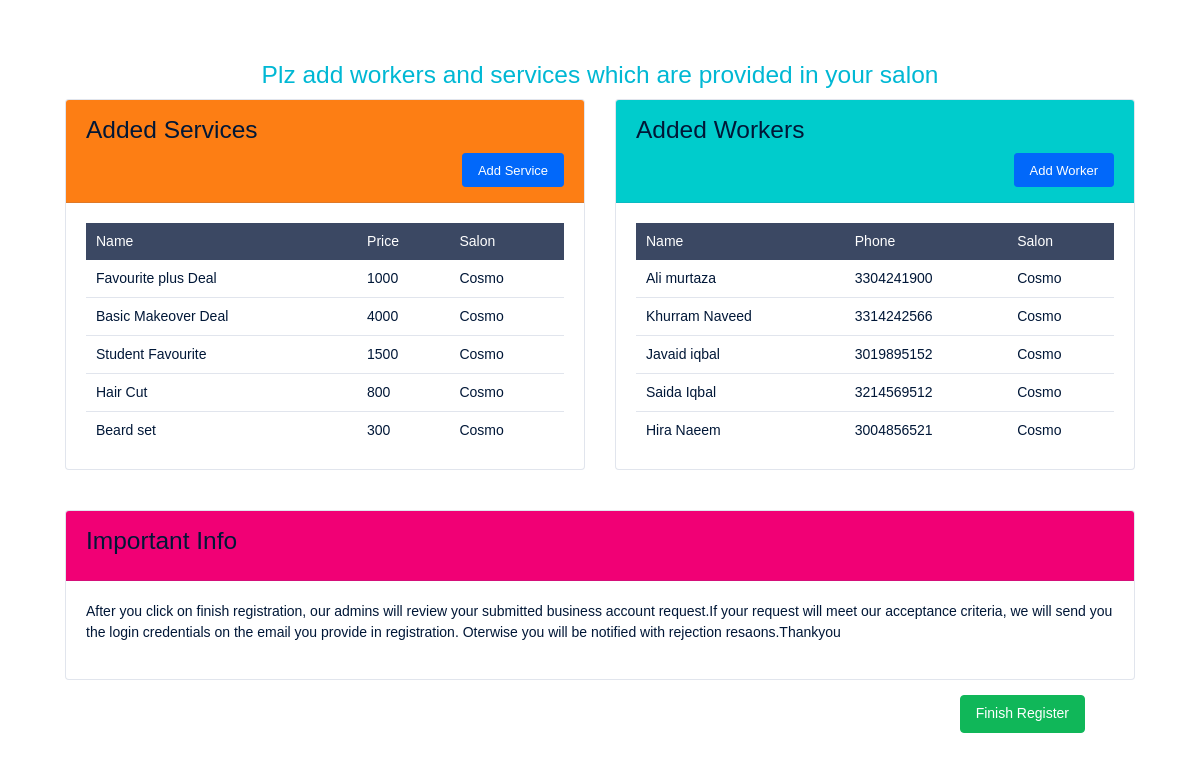
Screenshot of /workers&serivices/16 with the database file from the repository.
### salons/models.py (models this page shows, shortened)
class Service(models.Model):
    salon = models.ForeignKey(Salon,null=True,blank=True,on_delete=models.CASCADE)
    service_name = models.CharField(max_length=200,null=True)
    price = models.IntegerField(null=True)
    discount = models.IntegerField(null=True,blank=True)
    product_image= models.ImageField(upload_to='service/',null=True,blank=True)

class Salon(models.Model):
    HOME = 'home service'
    SHOP = 'shop'
    BOTH = 'both'
    PENDING ='pending'
    APPROVED = 'approved'
    service_category =[
        (HOME,'Home Service'),
        (SHOP,'Shop'),
        (BOTH,'Both')
    ]
    status_choices =[
        (PENDING,'Pending'),
        (APPROVED,'Approved')
    ]
    user = models.OneToOneField(User,null=True,on_delete=models.CASCADE)
    shop_name = models.CharField(max_length=200,null=True)
    phone = models.CharField(max_length=200, null=True)
    email = models.CharField(max_length=200, null=True)
    no_of_workers = models.IntegerField(null=True)
    serivice_type = models.CharField(max_length=100,null=True,choices=service_category)
    address = models.CharField(null=True,max_length=100,blank=True)
    status = models.CharField(max_length=100,null=True,choices=status_choices)
    thumbnail = models.ImageField(upload_to='SalonImages/',null=True,blank=True)
    def __str__(self):
        return self.shop_name

class SalonWorker(models.Model):
    BUSY = 'busy'
    AVAILABLE = 'available'
    worker_choices =[
        (BUSY,'busy'),
        (AVAILABLE,'available'),
    ]
    salon = models.ForeignKey(Salon,null=True,blank=True,on_delete=models.CASCADE)
    worker_name = models.CharField(max_length=200,null=True)
    worker_contact = models.IntegerField(null=True)
    worker_status = models.CharField(max_length=200,null=True,choices=worker_choices)

### salons/views.py (the view)
# urls.py: path('workers&serivices/<int:id>', views.workers_services, name='all_sw'),
def workers_services(request,id):
    salon = Salon.objects.get(id=id)
    all_workers = SalonWorker.objects.filter(salon=salon)
    all_services = Service.objects.filter(salon=salon)
    context={'all_workers':all_workers,'s_id':id,'all_services':all_services}
    return render(request,'pages/workers_serivces.html',context)

### salons/templates/pages/workers_serivces.html (shortened to what this page needs)
{% load static %} {% load crispy_forms_tags %}
<!DOCTYPE html>
<html lang="en">
  <head>
    <link
      href="{% static '/lib/@fortawesome/fontawesome-free/css/all.min.css' %}"
      rel="stylesheet"
    />
    <link
      href="{% static '/lib/ionicons/css/ionicons.min.css' %}"
      rel="stylesheet"
    />
    <link rel="stylesheet" href="{% static '/css/dashforge.css' %}" />
    <link rel="stylesheet" href="{% static '/css/dashforge.auth.css' %}" />
  </head>
  <body>
    <div class="container col-lg-11 mg-t-60">
      <div class="tx-center" >
        <h3 class="tx-info">Plz add workers and services which are provided in your salon</h3>
      </div>
      <div class="row">
       <div class="col-lg-6">
      <div class="card">
        <div class="card-header bg-orange">
          <h3>Added Services</h3>
          <div class="float-right">
            <a
              class="btn btn-primary btn-sm"
              href="{% url 'service_register_page' s_id %}"
              >Add Service</a
            >
          </div>
        </div>
        <div class="card-body">
          <div class="table-responsive">
            <table class="table table-hover mg-b-0">
              <thead class="thead-dark">
                <tr>
                  <th>Name</th>
                  <th>Price</th>
                  <th>Salon</th>
                </tr>
              </thead>
              <tbody>
                {% for s in all_services %}
                <tr>
                  <td class="tx-14">{{s.service_name}}</td>
                  <td class="tx-14">{{s.price}}</td>
                  <td class="tx-14">{{s.salon}}</td>
                </tr>
                {% endfor %}
              </tbody>
            </table>
          </div>
        </div>
      </div>
    </div>
    <div class="col-lg-6">
      <div class="card">
        <div class="card-header bg-teal">
          <h3>Added Workers</h3>
          <div class="float-right">
            <a
              class="btn btn-primary btn-sm"
              href="{% url 'worker_register_page' s_id %}"
              >Add Worker</a
            >
          </div>
        </div>
        <div class="card-body">
          <div class="table-responsive">
            <table class="table table-hover mg-b-0">
              <thead class="thead-dark">
                <tr>
                  <th>Name</th>
                  <th>Phone</th>
                  <th>Salon</th>
                </tr>
              </thead>
              <tbody>
                {% for w in all_workers %}
                <tr>
                  <td class="tx-14">{{w.worker_name}}</td>
                  <td class="tx-14">{{w.worker_contact}}</td>
                  <td class="tx-14">{{w.salon}}</td>
                </tr>
                {% endfor %}
              </tbody>
            </table>
          </div>
        </div>
      </div>
    </div>
    </div>
  </div>
    <div class="container col-lg-11 mg-t-40">
      <div class="card mg-t-15">
        <div class="card-header bg-pink">
          <h3>Important Info</h3>
        </div>
        <div class="card-body">
          <p>
            After you click on finish registration, our admins will review your
            submitted business account request.If your request will meet our
            acceptance criteria, we will send you the login credentials on the
            email you provide in registration. Oterwise you will be notified
            with rejection resaons.Thankyou
          </p>
        </div>
      </div>
      </div>
    <div class="col-lg-11 mg-t-15">
    <div class="float-right">
      <a class="btn btn-success" href="{% url 'temp'%}"
        >Finish Register</a
      >
    </div>
  </div>
  </body>
</html>

### rows the page displays
Service: service_name "Favourite plus Deal", price "1000", salon "Cosmo"
Service: service_name "Basic Makeover Deal", price "4000", salon "Cosmo"
Service: service_name "Student Favourite", price "1500", salon "Cosmo"
Service: service_name "Hair Cut", price "800", salon "Cosmo"
Service: service_name "Beard set", price "300", salon "Cosmo"
SalonWorker: worker_name "Ali murtaza", worker_contact "3304241900", salon "Cosmo"
SalonWorker: worker_name "Khurram Naveed", worker_contact "3314242566", salon "Cosmo"
SalonWorker: worker_name "Javaid iqbal", worker_contact "3019895152", salon "Cosmo"
SalonWorker: worker_name "Saida Iqbal", worker_contact "3214569512", salon "Cosmo"
SalonWorker: worker_name "Hira Naeem", worker_contact "3004856521", salon "Cosmo"
